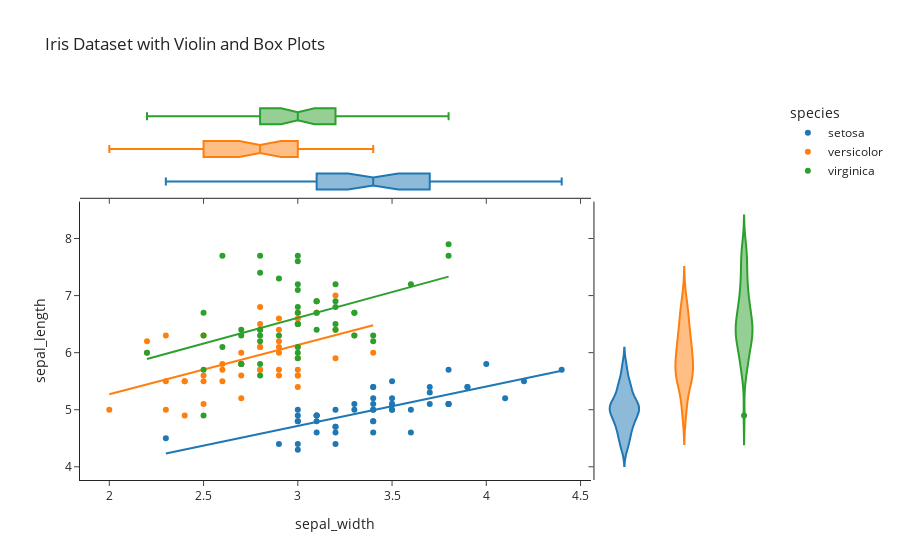

The notebook cell this image was saved under:
### Markdown cell above
- Notice how color from a categorical feature made differnce !

### Code cell
# figures can get sophisticated
fig2 = px.scatter(df, x="sepal_width", y="sepal_length", color="species", marginal_y="violin",
           marginal_x="box", trendline="ols", template="simple_white" , title="Iris Dataset with Violin and Box Plots")
fig2.show()

### Figure 1 — Plotly figure (JSON) as saved in the notebook; plotly's stock layout.template omitted (floating-point values rounded to 4 significant figures)
{"data": [{"hovertemplate": "species=setosa<br>sepal_width=%{x}<br>sepal_length=%{y}<extra></extra>", "legendgroup": "setosa", "marker": {"color": "#1F77B4", "symbol": "circle"}, "mode": "markers", "name": "setosa", "orientation": "v", "showlegend": true, "type": "scatter", "x": [3.5, 3, 3.2, 3.1, 3.6, 3.9, 3.4, 3.4, 2.9, 3.1, 3.7, 3.4, 3, 3, 4, 4.4, 3.9, 3.5, 3.8, 3.8, 3.4, 3.7, 3.6, 3.3, 3.4, 3, 3.4, 3.5, 3.4, 3.2, 3.1, 3.4, 4.1, 4.2, 3.1, 3.2, 3.5, 3.1, 3, 3.4, 3.5, 2.3, 3.2, 3.5, 3.8, 3, 3.8, 3.2, 3.7, 3.3], "xaxis": "x", "y": [5.1, 4.9, 4.7, 4.6, 5, 5.4, 4.6, 5, 4.4, 4.9, 5.4, 4.8, 4.8, 4.3, 5.8, 5.7, 5.4, 5.1, 5.7, 5.1, 5.4, 5.1, 4.6, 5.1, 4.8, 5, 5, 5.2, 5.2, 4.7, 4.8, 5.4, 5.2, 5.5, 4.9, 5, 5.5, 4.9, 4.4, 5.1, 5, 4.5, 4.4, 5, 5.1, 4.8, 5.1, 4.6, 5.3, 5], "yaxis": "y"}, {"alignmentgroup": "True", "hovertemplate": "species=setosa<br>sepal_width=%{x}<extra></extra>", "legendgroup": "setosa", "marker": {"color": "#1F77B4", "symbol": "circle"}, "name": "setosa", "notched": true, "offsetgroup": "setosa", "showlegend": false, "type": "box", "x": [3.5, 3, 3.2, 3.1, 3.6, 3.9, 3.4, 3.4, 2.9, 3.1, 3.7, 3.4, 3, 3, 4, 4.4, 3.9, 3.5, 3.8, 3.8, 3.4, 3.7, 3.6, 3.3, 3.4, 3, 3.4, 3.5, 3.4, 3.2, 3.1, 3.4, 4.1, 4.2, 3.1, 3.2, 3.5, 3.1, 3, 3.4, 3.5, 2.3, 3.2, 3.5, 3.8, 3, 3.8, 3.2, 3.7, 3.3], "xaxis": "x3", "yaxis": "y3"}, {"alignmentgroup": "True", "hovertemplate": "species=setosa<br>sepal_length=%{y}<extra></extra>", "legendgroup": "setosa", "marker": {"color": "#1F77B4", "symbol": "circle"}, "name": "setosa", "offsetgroup": "setosa", "scalegroup": "y", "showlegend": false, "type": "violin", "xaxis": "x2", "y": [5.1, 4.9, 4.7, 4.6, 5, 5.4, 4.6, 5, 4.4, 4.9, 5.4, 4.8, 4.8, 4.3, 5.8, 5.7, 5.4, 5.1, 5.7, 5.1, 5.4, 5.1, 4.6, 5.1, 4.8, 5, 5, 5.2, 5.2, 4.7, 4.8, 5.4, 5.2, 5.5, 4.9, 5, 5.5, 4.9, 4.4, 5.1, 5, 4.5, 4.4, 5, 5.1, 4.8, 5.1, 4.6, 5.3, 5], "yaxis": "y2"}, {"hovertemplate": "<b>OLS trendline</b><br>sepal_length = 0.690854 * sepal_width + 2.64466<br>R<sup>2</sup>=0.557681<br><br>species=setosa<br>sepal_width=%{x}<br>sepal_length=%{y} <b>(trend)</b><extra></extra>", "legendgroup": "setosa", "marker": {"color": "#1F77B4", "symbol": "circle"}, "mode": "lines", "name": "setosa", "showlegend": false, "type": "scatter", "x": [2.3, 2.9, 3, 3, 3, 3, 3, 3, 3.1, 3.1, 3.1, 3.1, 3.1, 3.2, 3.2, 3.2, 3.2, 3.2, 3.3, 3.3, 3.4, 3.4, 3.4, 3.4, 3.4, 3.4, 3.4, 3.4, 3.4, 3.5, 3.5, 3.5, 3.5, 3.5, 3.5, 3.6, 3.6, 3.7, 3.7, 3.7, 3.8, 3.8, 3.8, 3.8, 3.9, 3.9, 4, 4.1, 4.2, 4.4], "xaxis": "x", "y": [4.234, 4.648, 4.717, 4.717, 4.717, 4.717, 4.717, 4.717, 4.786, 4.786, 4.786, 4.786, 4.786, 4.855, 4.855, 4.855, 4.855, 4.855, 4.924, 4.924, 4.994, 4.994, 4.994, 4.994, 4.994, 4.994, 4.994, 4.994, 4.994, 5.063, 5.063, 5.063, 5.063, 5.063, 5.063, 5.132, 5.132, 5.201, 5.201, 5.201, 5.27, 5.27, 5.27, 5.27, 5.339, 5.339, 5.408, 5.477, 5.546, 5.684], "yaxis": "y"}, {"hovertemplate": "species=versicolor<br>sepal_width=%{x}<br>sepal_length=%{y}<extra></extra>", "legendgroup": "versicolor", "marker": {"color": "#FF7F0E", "symbol": "circle"}, "mode": "markers", "name": "versicolor", "orientation": "v", "showlegend": true, "type": "scatter", "x": [3.2, 3.2, 3.1, 2.3, 2.8, 2.8, 3.3, 2.4, 2.9, 2.7, 2, 3, 2.2, 2.9, 2.9, 3.1, 3, 2.7, 2.2, 2.5, 3.2, 2.8, 2.5, 2.8, 2.9, 3, 2.8, 3, 2.9, 2.6, 2.4, 2.4, 2.7, 2.7, 3, 3.4, 3.1, 2.3, 3, 2.5, 2.6, 3, 2.6, 2.3, 2.7, 3, 2.9, 2.9, 2.5, 2.8], "xaxis": "x", "y": [7, 6.4, 6.9, 5.5, 6.5, 5.7, 6.3, 4.9, 6.6, 5.2, 5, 5.9, 6, 6.1, 5.6, 6.7, 5.6, 5.8, 6.2, 5.6, 5.9, 6.1, 6.3, 6.1, 6.4, 6.6, 6.8, 6.7, 6, 5.7, 5.5, 5.5, 5.8, 6, 5.4, 6, 6.7, 6.3, 5.6, 5.5, 5.5, 6.1, 5.8, 5, 5.6, 5.7, 5.7, 6.2, 5.1, 5.7], "yaxis": "y"}, {"alignmentgroup": "True", "hovertemplate": "species=versicolor<br>sepal_width=%{x}<extra></extra>", "legendgroup": "versicolor", "marker": {"color": "#FF7F0E", "symbol": "circle"}, "name": "versicolor", "notched": true, "offsetgroup": "versicolor", "showlegend": false, "type": "box", "x": [3.2, 3.2, 3.1, 2.3, 2.8, 2.8, 3.3, 2.4, 2.9, 2.7, 2, 3, 2.2, 2.9, 2.9, 3.1, 3, 2.7, 2.2, 2.5, 3.2, 2.8, 2.5, 2.8, 2.9, 3, 2.8, 3, 2.9, 2.6, 2.4, 2.4, 2.7, 2.7, 3, 3.4, 3.1, 2.3, 3, 2.5, 2.6, 3, 2.6, 2.3, 2.7, 3, 2.9, 2.9, 2.5, 2.8], "xaxis": "x3", "yaxis": "y3"}, {"alignmentgroup": "True", "hovertemplate": "species=versicolor<br>sepal_length=%{y}<extra></extra>", "legendgroup": "versicolor", "marker": {"color": "#FF7F0E", "symbol": "circle"}, "name": "versicolor", "offsetgroup": "versicolor", "scalegroup": "y", "showlegend": false, "type": "violin", "xaxis": "x2", "y": [7, 6.4, 6.9, 5.5, 6.5, 5.7, 6.3, 4.9, 6.6, 5.2, 5, 5.9, 6, 6.1, 5.6, 6.7, 5.6, 5.8, 6.2, 5.6, 5.9, 6.1, 6.3, 6.1, 6.4, 6.6, 6.8, 6.7, 6, 5.7, 5.5, 5.5, 5.8, 6, 5.4, 6, 6.7, 6.3, 5.6, 5.5, 5.5, 6.1, 5.8, 5, 5.6, 5.7, 5.7, 6.2, 5.1, 5.7], "yaxis": "y2"}, {"hovertemplate": "<b>OLS trendline</b><br>sepal_length = 0.865078 * sepal_width + 3.53973<br>R<sup>2</sup>=0.276582<br><br>species=versicolor<br>sepal_width=%{x}<br>sepal_length=%{y} <b>(trend)</b><extra></extra>", "legendgroup": "versicolor", "marker": {"color": "#FF7F0E", "symbol": "circle"}, "mode": "lines", "name": "versicolor", "showlegend": false, "type": "scatter", "x": [2, 2.2, 2.2, 2.3, 2.3, 2.3, 2.4, 2.4, 2.4, 2.5, 2.5, 2.5, 2.5, 2.6, 2.6, 2.6, 2.7, 2.7, 2.7, 2.7, 2.7, 2.8, 2.8, 2.8, 2.8, 2.8, 2.8, 2.9, 2.9, 2.9, 2.9, 2.9, 2.9, 2.9, 3, 3, 3, 3, 3, 3, 3, 3, 3.1, 3.1, 3.1, 3.2, 3.2, 3.2, 3.3, 3.4], "xaxis": "x", "y": [5.27, 5.443, 5.443, 5.529, 5.529, 5.529, 5.616, 5.616, 5.616, 5.702, 5.702, 5.702, 5.702, 5.789, 5.789, 5.789, 5.875, 5.875, 5.875, 5.875, 5.875, 5.962, 5.962, 5.962, 5.962, 5.962, 5.962, 6.048, 6.048, 6.048, 6.048, 6.048, 6.048, 6.048, 6.135, 6.135, 6.135, 6.135, 6.135, 6.135, 6.135, 6.135, 6.221, 6.221, 6.221, 6.308, 6.308, 6.308, 6.394, 6.481], "yaxis": "y"}, {"hovertemplate": "species=virginica<br>sepal_width=%{x}<br>sepal_length=%{y}<extra></extra>", "legendgroup": "virginica", "marker": {"color": "#2CA02C", "symbol": "circle"}, "mode": "markers", "name": "virginica", "orientation": "v", "showlegend": true, "type": "scatter", "x": [3.3, 2.7, 3, 2.9, 3, 3, 2.5, 2.9, 2.5, 3.6, 3.2, 2.7, 3, 2.5, 2.8, 3.2, 3, 3.8, 2.6, 2.2, 3.2, 2.8, 2.8, 2.7, 3.3, 3.2, 2.8, 3, 2.8, 3, 2.8, 3.8, 2.8, 2.8, 2.6, 3, 3.4, 3.1, 3, 3.1, 3.1, 3.1, 2.7, 3.2, 3.3, 3, 2.5, 3, 3.4, 3], "xaxis": "x", "y": [6.3, 5.8, 7.1, 6.3, 6.5, 7.6, 4.9, 7.3, 6.7, 7.2, 6.5, 6.4, 6.8, 5.7, 5.8, 6.4, 6.5, 7.7, 7.7, 6, 6.9, 5.6, 7.7, 6.3, 6.7, 7.2, 6.2, 6.1, 6.4, 7.2, 7.4, 7.9, 6.4, 6.3, 6.1, 7.7, 6.3, 6.4, 6, 6.9, 6.7, 6.9, 5.8, 6.8, 6.7, 6.7, 6.3, 6.5, 6.2, 5.9], "yaxis": "y"}, {"alignmentgroup": "True", "hovertemplate": "species=virginica<br>sepal_width=%{x}<extra></extra>", "legendgroup": "virginica", "marker": {"color": "#2CA02C", "symbol": "circle"}, "name": "virginica", "notched": true, "offsetgroup": "virginica", "showlegend": false, "type": "box", "x": [3.3, 2.7, 3, 2.9, 3, 3, 2.5, 2.9, 2.5, 3.6, 3.2, 2.7, 3, 2.5, 2.8, 3.2, 3, 3.8, 2.6, 2.2, 3.2, 2.8, 2.8, 2.7, 3.3, 3.2, 2.8, 3, 2.8, 3, 2.8, 3.8, 2.8, 2.8, 2.6, 3, 3.4, 3.1, 3, 3.1, 3.1, 3.1, 2.7, 3.2, 3.3, 3, 2.5, 3, 3.4, 3], "xaxis": "x3", "yaxis": "y3"}, {"alignmentgroup": "True", "hovertemplate": "species=virginica<br>sepal_length=%{y}<extra></extra>", "legendgroup": "virginica", "marker": {"color": "#2CA02C", "symbol": "circle"}, "name": "virginica", "offsetgroup": "virginica", "scalegroup": "y", "showlegend": false, "type": "violin", "xaxis": "x2", "y": [6.3, 5.8, 7.1, 6.3, 6.5, 7.6, 4.9, 7.3, 6.7, 7.2, 6.5, 6.4, 6.8, 5.7, 5.8, 6.4, 6.5, 7.7, 7.7, 6, 6.9, 5.6, 7.7, 6.3, 6.7, 7.2, 6.2, 6.1, 6.4, 7.2, 7.4, 7.9, 6.4, 6.3, 6.1, 7.7, 6.3, 6.4, 6, 6.9, 6.7, 6.9, 5.8, 6.8, 6.7, 6.7, 6.3, 6.5, 6.2, 5.9], "yaxis": "y2"}, {"hovertemplate": "<b>OLS trendline</b><br>sepal_length = 0.901534 * sepal_width + 3.90684<br>R<sup>2</sup>=0.209057<br><br>species=virginica<br>sepal_width=%{x}<br>sepal_length=%{y} <b>(trend)</b><extra></extra>", "legendgroup": "virginica", "marker": {"color": "#2CA02C", "symbol": "circle"}, "mode": "lines", "name": "virginica", "showlegend": false, "type": "scatter", "x": [2.2, 2.5, 2.5, 2.5, 2.5, 2.6, 2.6, 2.7, 2.7, 2.7, 2.7, 2.8, 2.8, 2.8, 2.8, 2.8, 2.8, 2.8, 2.8, 2.9, 2.9, 3, 3, 3, 3, 3, 3, 3, 3, 3, 3, 3, 3, 3.1, 3.1, 3.1, 3.1, 3.2, 3.2, 3.2, 3.2, 3.2, 3.3, 3.3, 3.3, 3.4, 3.4, 3.6, 3.8, 3.8], "xaxis": "x", "y": [5.89, 6.161, 6.161, 6.161, 6.161, 6.251, 6.251, 6.341, 6.341, 6.341, 6.341, 6.431, 6.431, 6.431, 6.431, 6.431, 6.431, 6.431, 6.431, 6.521, 6.521, 6.611, 6.611, 6.611, 6.611, 6.611, 6.611, 6.611, 6.611, 6.611, 6.611, 6.611, 6.611, 6.702, 6.702, 6.702, 6.702, 6.792, 6.792, 6.792, 6.792, 6.792, 6.882, 6.882, 6.882, 6.972, 6.972, 7.152, 7.333, 7.333], "yaxis": "y"}], "layout": {"legend": {"title": {"text": "species"}, "tracegroupgap": 0}, "title": {"text": "Iris Dataset with Violin and Box Plots"}, "xaxis": {"anchor": "y", "domain": [0, 0.7363], "title": {"text": "sepal_width"}}, "xaxis2": {"anchor": "y2", "domain": [0.7413, 1], "matches": "x2", "showline": false, "showticklabels": false, "ticks": ""}, "xaxis3": {"anchor": "y3", "domain": [0, 0.7363], "matches": "x", "showticklabels": false}, "xaxis4": {"anchor": "y4", "domain": [0.7413, 1], "matches": "x2", "showline": false, "showticklabels": false, "ticks": ""}, "yaxis": {"anchor": "x", "domain": [0, 0.7326], "title": {"text": "sepal_length"}}, "yaxis2": {"anchor": "x2", "domain": [0, 0.7326], "matches": "y", "showticklabels": false}, "yaxis3": {"anchor": "x3", "domain": [0.7426, 1], "matches": "y3", "showline": false, "showticklabels": false, "ticks": ""}, "yaxis4": {"anchor": "x4", "domain": [0.7426, 1], "matches": "y3", "showline": false, "showticklabels": false, "ticks": ""}}}
